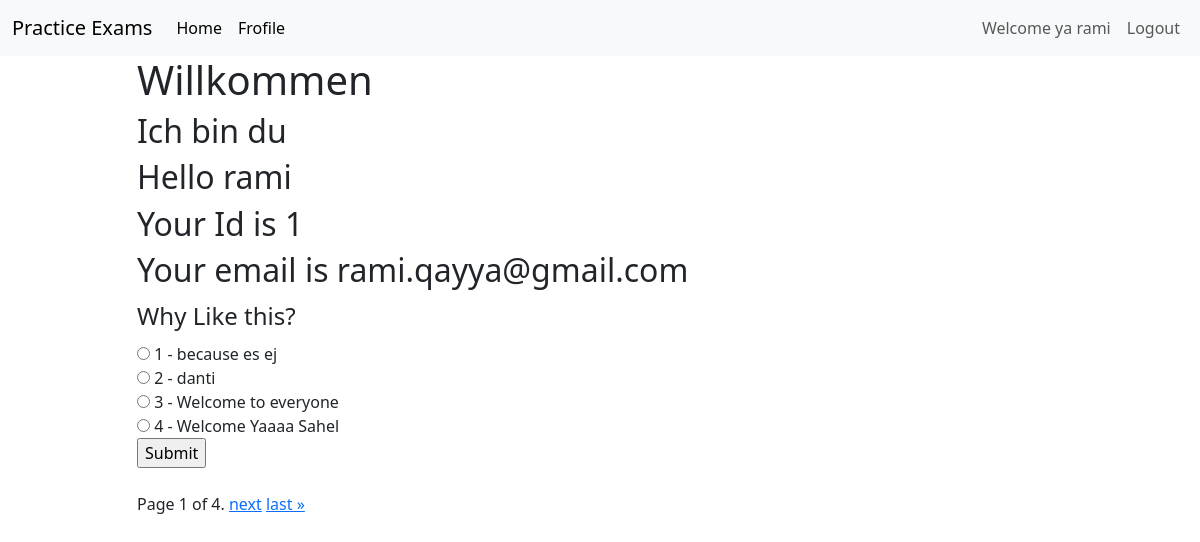
Page /profile (signed in) on the committed database.
### exams/models.py (models this page shows, shortened)
class User(AbstractUser):
    pass

class Question(models.Model):
    text = models.CharField(max_length=255)

class Choice(models.Model):
    question = models.ForeignKey(Question, on_delete=models.CASCADE)
    text = models.CharField(max_length=255)
    is_correct = models.BooleanField(default=False)

### exams/views.py (the view, shortened to what this page needs)
# urls.py: path("profile", views.profile, name="profile"),
def profile(request):
    questions = Question.objects.all()
    paginator = Paginator(questions, 1)
    page_number = request.GET.get("page")
    page_obj = paginator.get_page(page_number)
    return render(request, "exams/profile.html", {
        "message": "Ich bin du",
        "question": questions,
        "page_obj": page_obj
    })

### exams/templates/exams/profile.html (shortened to what this page needs)
{% extends 'exams/layout.html'%}
{%block body%}
<h1>
    Willkommen
</h1>
<h2>{{message}}</h2>
<h2>Hello {{user.username}}</h2>
<h2>Your Id is {{user.id}}</h2>
<h2>Your email is {{user.email}}</h2>
{% for question in page_obj %}
    <form action="{% url 'profile' %}" method="POST">
        <fieldset>
            <legend>{{ question.text }}</legend>
            {% for choice in question.choice_set.all %}
                <div>
                    <input type="radio" id="choice{{ forloop.counter }}" name="question_{{ question.id }}"
                           value="{{ choice.id }}"
                    >
                    <label for="choice{{ forloop.counter }}">{{ forloop.counter }} - {{ choice.text }}</label>
                </div>
            {% endfor %}
        </fieldset>
        <input type="submit" value="Submit">
    </form>
    <br>
{% endfor %}
<div class="pagination">
    <span class="step-links">
        <span class="current">
            Page {{ page_obj.number }} of {{ page_obj.paginator.num_pages }}.
        </span>
        {% if page_obj.has_next %}
        <a href="?page={{ page_obj.next_page_number }}">next</a>
        <a href="?page={{ page_obj.paginator.num_pages }}">last &raquo;</a>
        {% endif %}
    </span>
</div>
{%endblock%}

### exams/templates/exams/layout.html (shortened to what this page needs)
{% load static %}
<!DOCTYPE html>
<html lang="en">
<head>
    <link href="https://cdn.jsdelivr.net/npm/bootstrap@5.3.0/dist/css/bootstrap.min.css" rel="stylesheet"
>
    <link rel="stylesheet" href="{% static 'exams/styles.css' %}">
</head>
<body>
    <nav class="navbar navbar-expand-lg bg-body-tertiary">
        <div class="container-fluid">
            <a class="navbar-brand" href="#">Practice Exams</a>
            <div class="collapse navbar-collapse" id="navbarNav">
                <ul class="navbar-nav mr-auto">
                    <li class="nav-item">
                        <a class="nav-link active" aria-current="page" href="{% url 'index'%}">Home</a>
                    </li>
                    <li class="nav-item">
                        <a class="nav-link active" aria-current="page" href="{% url 'profile'%}">Frofile</a>
                    </li>
                </ul>
                <ul class="navbar-nav ms-auto">
                    {% if not user.is_authenticated %}
                    <li class="nav-item">
                        <a class="nav-link" href="{%url 'register'%}">Register</a>
                    </li>
                    <li class="nav-item">
                        <a class="nav-link" href="{% url 'login' %}">Login</a>
                    </li>
                    {%else%}
                    <li class="nav-item">
                        <a class="nav-link" href="#">Welcome ya {{user.username}}</a>
                    </li>
                    <li class="nav-item">
                        <a class="nav-link" href="{% url 'logout' %}">Logout</a>
                    </li>
                    {%endif%}
                </ul>
            </div>
        </div>
    </nav>
    <div class="container">
        <div class="row">
            <div class="col">
            </div>
            <div class="col-10">
                {%block body %}
                {% endblock %}
            </div>
            <div class="col">
            </div>
        </div>
    </div>
</body>
</html>

### exams/static/exams/styles.css (style rules this page uses)
.navbar-nav { display: flex; }

### rows in the picture
User: username "rami", id "1", email "rami.qayya@gmail.com"
Question: text "Why Like this?"
Choice: text "because es ej"
Choice: text "danti"
Choice: text "Welcome to everyone"
Choice: text "Welcome Yaaaa Sahel"

### other values in the picture
{{ message }} "Ich bin du"
{{ page_obj.number }} "1"
{{ page_obj.paginator.num_pages }} "4"
